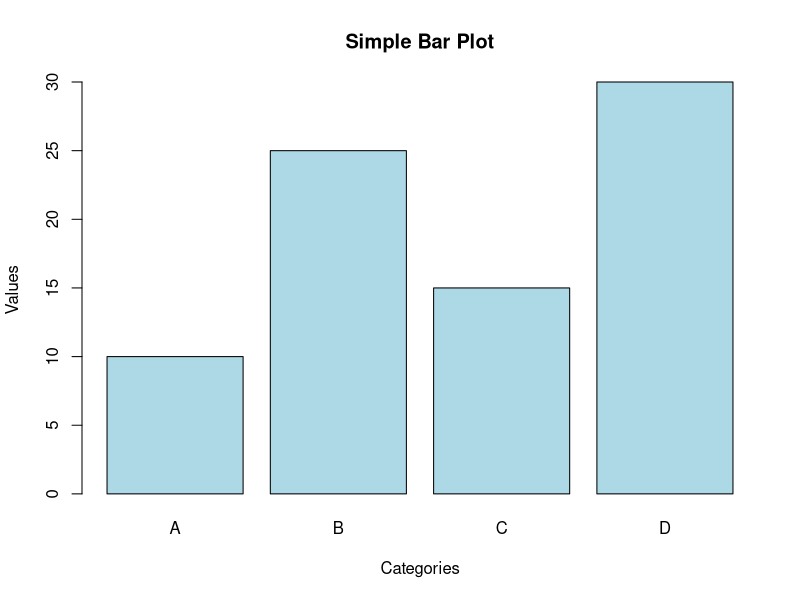
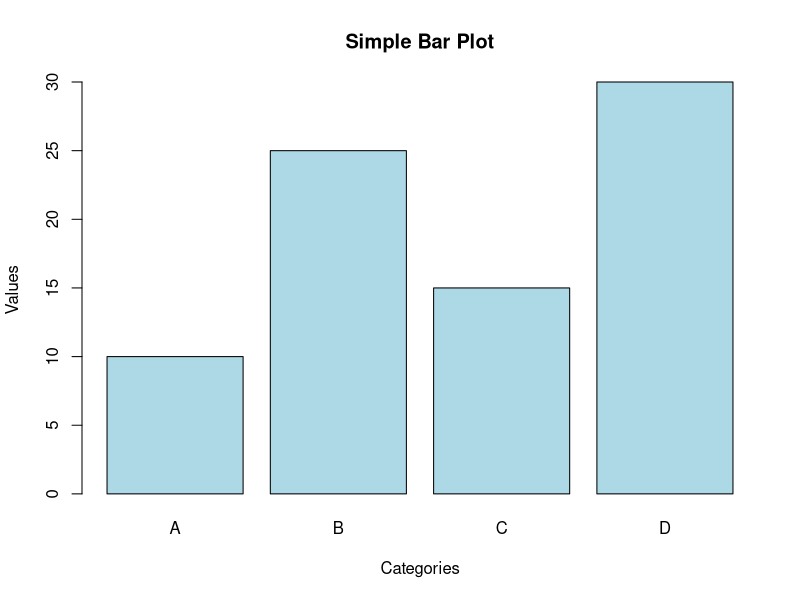

These figures' R source, in order:
# R script to create a bar plot
# Define data
categories <- c("A", "B", "C", "D")
values <- c(10, 25, 15, 30)

# Create the bar plot
barplot(values, 
        names.arg = categories,
        main = "Simple Bar Plot",
        xlab = "Categories",
        ylab = "Values",
        col = "lightblue",
        border = "black")

# Save the plot as a PNG file
png("bar_plot.png")
barplot(values, 
        names.arg = categories,
        main = "Simple Bar Plot",
        xlab = "Categories",
        ylab = "Values",
        col = "lightblue",
        border = "black")
dev.off()
